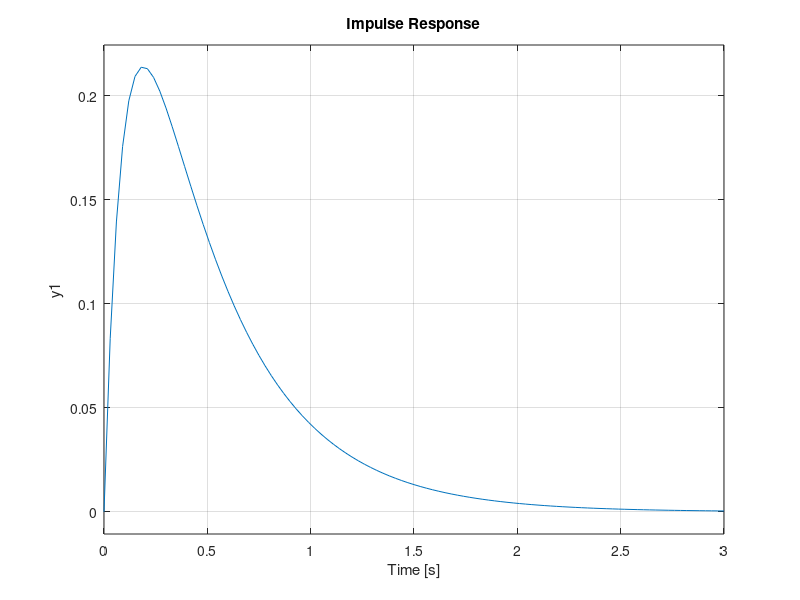

Source code (MATLAB):
%{
Author: Evan McKenzie
Date: November 7, 2021
Class: EE 3160 Signals and Systems
%}

clc;

%constants
J = 0.01;
B = 0.1;
K = 0.01;
R = 0.7;
L = 0.3;


s = tf('s');
DCmotor = K/((J*s+B)*(L*s+R)+K^2)           %transfer function generated by hand
subplot(2,1,1)
step(DCmotor)           %zero input resp
subplot(2,1,2)
impulse(DCmotor)        %zero state resp.